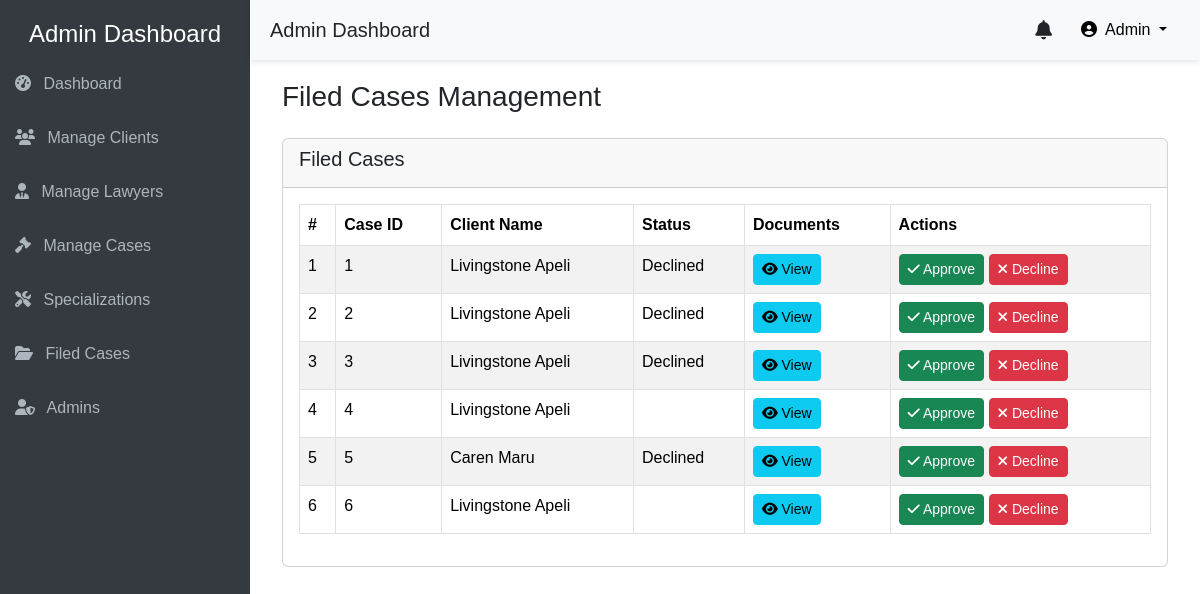
The app's page /admin/filed_cases.php with its own data.
### tables this page shows
CREATE TABLE `cases` (
  `id` int(11) NOT NULL,
  `case_title` varchar(255) NOT NULL,
  `case_details` text NOT NULL,
  `specialization_id` int(11) NOT NULL,
  `contact_info` varchar(255) NOT NULL,
  `user_id` int(11) NOT NULL,
  `created_at` timestamp NOT NULL DEFAULT current_timestamp(),
  `status` enum('Under Review','Approved','Declined') NOT NULL DEFAULT 'Under Review'
);

CREATE TABLE `clients` (
  `id` int(11) NOT NULL,
  `full_name` varchar(150) NOT NULL,
  `email` varchar(100) NOT NULL,
  `phone` varchar(15) NOT NULL,
  `id_number` varchar(20) NOT NULL,
  `password` varchar(255) NOT NULL,
  `created_at` timestamp NOT NULL DEFAULT current_timestamp(),
  `updated_at` timestamp NOT NULL DEFAULT current_timestamp() ON UPDATE current_timestamp()
);

### admin/filed_cases.php (the view, shortened to what this page needs)
<!DOCTYPE html>
<html lang="en">
<head>
    <link href="https://cdn.jsdelivr.net/npm/bootstrap@5.3.2/dist/css/bootstrap.min.css" rel="stylesheet">
    <link rel="stylesheet" href="https://cdnjs.cloudflare.com/ajax/libs/font-awesome/6.4.0/css/all.min.css">
    <link rel="stylesheet" href="../css/common_dashboard.css">
</head>
<body>
    <?php include('includes/side-nav.php'); ?>
    <?php include('includes/header.php'); ?>
    <div class="main-content">
        <div class="container-fluid">
            <h3>Filed Cases Management</h3>
            <div class="row mt-4">
                <div class="col-md-12">
                    <div class="card">
                        <div class="card-header">
                            <h5 class="card-title">Filed Cases</h5>
                        </div>
                        <div class="card-body">
                            <table class="table table-bordered table-striped">
                                <thead>
                                    <tr>
                                        <th>#</th>
                                        <th>Case ID</th>
                                        <th>Client Name</th>
                                        <th>Status</th>
                                        <th>Documents</th>
                                        <th>Actions</th>
                                    </tr>
                                </thead>
                                <?php
                                $host = 'localhost';
                                $db = 'muthomi-firm';
                                $user = 'root';
                                $pass = '';
                                try {
                                    $pdo = new PDO("mysql:host=$host;dbname=$db", $user, $pass);
                                    $pdo->setAttribute(PDO::ATTR_ERRMODE, PDO::ERRMODE_EXCEPTION);
                                } catch (PDOException $e) {
                                    echo "Connection failed: " . $e->getMessage();
                                    exit;
                                }
                                $query = "SELECT c.id AS case_id, c.status, cl.id AS client_id, cl.full_name AS client_name
                                        FROM cases c
                                        LEFT JOIN clients cl ON c.user_id = cl.id";
                                $stmt = $pdo->query($query);
                                if ($stmt->rowCount() > 0) {
                                    $cases = $stmt->fetchAll(PDO::FETCH_ASSOC);
                                } else {
                                    $cases = [];
                                }
                                ?>
                                <tbody>
                                    <?php
                                    foreach ($cases as $index => $case) {
                                        echo "<tr>";
                                        echo "<td>" . ($index + 1) . "</td>";
                                        echo "<td>" . htmlspecialchars($case['case_id']) . "</td>";
                                        echo "<td>" . htmlspecialchars($case['client_name']) . "</td>";
                                        echo "<td>" . htmlspecialchars($case['status']) . "</td>";
                                        echo "<td><a href='#' class='btn btn-info btn-sm'><i class='fa fa-eye'></i> View</a></td>";
                                        echo "<td>
                                                <form method='POST' action='case_action.php' style='display:inline;'>
                                                    <input type='hidden' name='action' value='approve'>
                                                    <input type='hidden' name='case_id' value='" . $case['case_id'] . "'>
                                                    <button type='submit' class='btn btn-success btn-sm'><i class='fa fa-check'></i> Approve</button>
                                                </form>
                                                <form method='POST' action='case_action.php' style='display:inline;'>
                                                    <input type='hidden' name='action' value='decline'>
                                                    <input type='hidden' name='case_id' value='" . $case['case_id'] . "'>
                                                    <button type='submit' class='btn btn-danger btn-sm'><i class='fa fa-times'></i> Decline</button>
                                                </form>
                                            </td>";
                                        echo "</tr>";
                                    }
                                    ?>
                                </tbody>
                            </table>
                        </div>
                    </div>
                </div>
            </div>
        </div>
    </div>
</body>
</html>

### css/common_dashboard.css (style rules this page uses)
body { font-family: Arial, sans-serif; }
.main-content { margin-left: 250px; padding: 80px 20px 20px; }

### records on screen
cases: id "1", user.full_name "Livingstone Apeli", status "Declined"
cases: id "2", user.full_name "Livingstone Apeli", status "Declined"
cases: id "3", user.full_name "Livingstone Apeli", status "Declined"
cases: id "4", user.full_name "Livingstone Apeli"
cases: id "5", user.full_name "Caren Maru", status "Declined"
cases: id "6", user.full_name "Livingstone Apeli"
